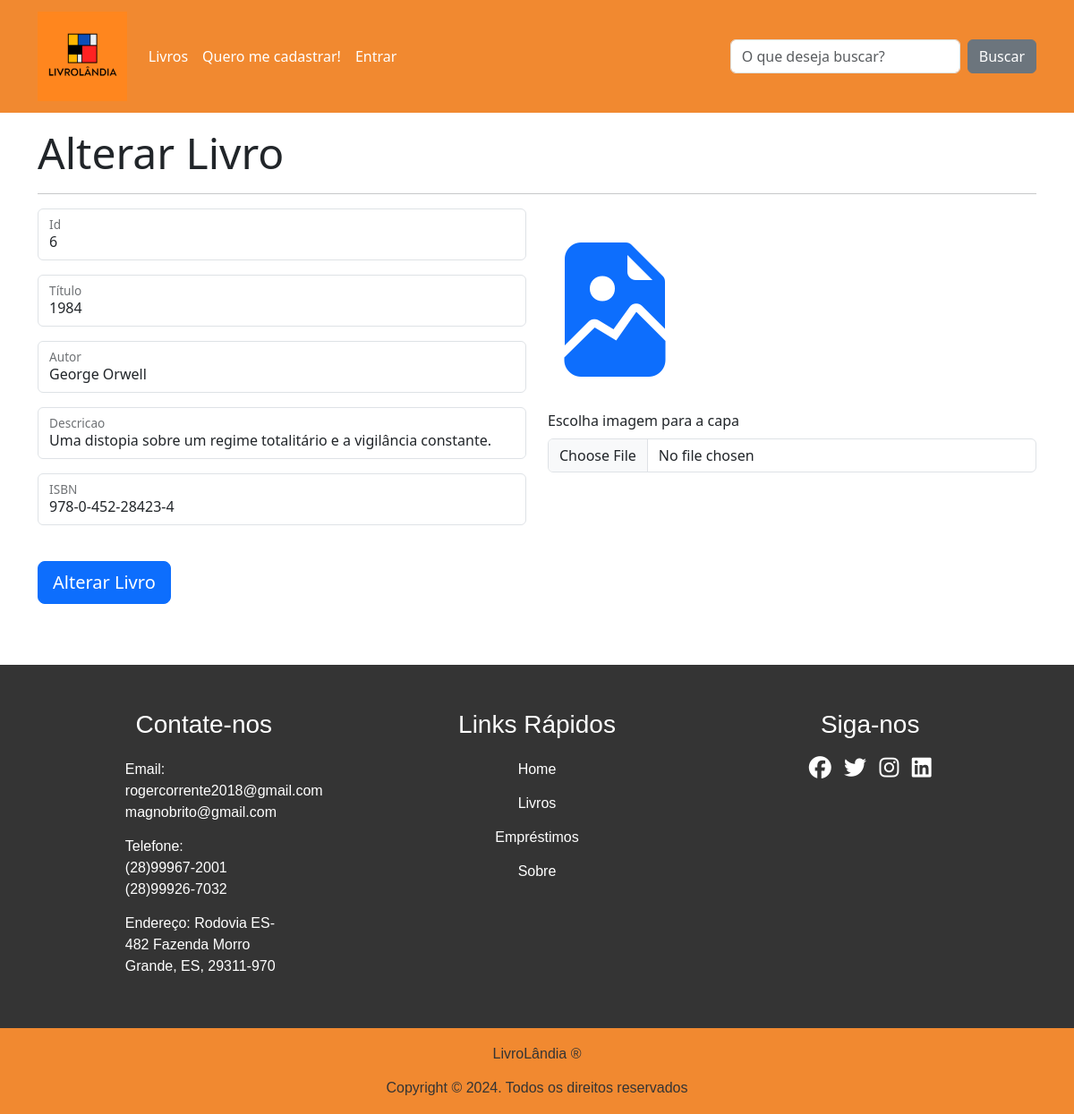
The page /alterar_livro/6 on the database its author committed.
### tables this page shows
CREATE TABLE livro (
        id INTEGER PRIMARY KEY AUTOINCREMENT,
        nome TEXT NOT NULL,
        autor TEXT NOT NULL,
        descricao TEXT NOT NULL,
        isbn TEXT NOT NULL,
        emprestado BOOLEAN NOT NULL

        );

### routes/main_routes.py (the view)
@router.get("/alterar_livro/{id}")
async def get_alterar_livro(request: Request, id: int):
    livro = LivroRepo.obter_um(id)
    if not livro:
        raise HTTPException(status_code=404, detail="Livro não encontrado.")
    return templates.TemplateResponse(
        "alterar_livro.html",
        {"request": request, "livro": livro},
    )

### templates/alterar_livro.html (shortened to what this page needs)
{% extends "base.html" %}
{% block conteudo %}
<h1 class="display-5"><b>Alterar Livro</b></h1>
<hr>
<form class="row json-form" method="post" action="/alterar_livro">
    <div class="col-12 col-lg-6">
        <div class="form-floating mb-3">
            <input type="text" class="form-control" id="id" name="id"  value="{{ livro.id }}">
            <label for="id" value = "{{livro.id}}">Id</label>
        </div>
        <div class="form-floating mb-3">
            <input type="text" class="form-control" id="nome" name="nome"  value="{{ livro.nome }}">
            <label for="nome">Título</label>
        </div>
        <div class="form-floating mb-3">
            <input type="text" class="form-control" id="autor" name="autor" value="{{livro.autor}}">
            <label for="autor">Autor</label>
        </div>
        <div class="form-floating mb-3">
            <input type="text" class="form-control" id="descricao" name="descricao" value="{{livro.descricao}}">
            <label for="descricao">Descricao</label>
        </div>
        <div class="form-floating mb-3">
            <input type="text" class="form-control" id="isbn" name="isbn" value="{{livro.isbn}}">
            <label for="isbn">ISBN</label>
        </div>
        <div style="margin-top: 40px; margin-bottom: 20px;">
            <button type="submit" class="btn btn-primary btn-lg">Alterar Livro</button>
        </div>
    </div>
    <div class="col-12 col-lg-6">
        <i class="bi bi-file-earmark-image-fill text-primary" style="font-size: 150px;"></i>
        <div class="mb-3">
            <label for="formFile" class="form-label">Escolha imagem para a capa</label>
            <input class="form-control"   type="file" id="imagem" placeholder="Formulario">
        </div>
    </div>
</form>
{% endblock %}

### rows shown on the page
livro: id "6", nome "1984", autor "George Orwell", descricao "Uma distopia sobre um regime totalitário e a vigilância constante.", isbn "978-0-452-28423-4"
